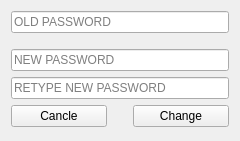
<?xml version="1.0" encoding="UTF-8"?>
<ui version="4.0">
 <class>password_change_win</class>
 <widget class="QWidget" name="password_change_win">
  <property name="geometry">
   <rect>
    <x>0</x>
    <y>0</y>
    <width>240</width>
    <height>141</height>
   </rect>
  </property>
  <property name="sizePolicy">
   <sizepolicy hsizetype="Fixed" vsizetype="Fixed">
    <horstretch>0</horstretch>
    <verstretch>0</verstretch>
   </sizepolicy>
  </property>
  <property name="maximumSize">
   <size>
    <width>16777215</width>
    <height>500000</height>
   </size>
  </property>
  <property name="windowTitle">
   <string>Change Password</string>
  </property>
  <property name="windowIcon">
   <iconset>
    <normaloff>:/icon/icons/User-Login-48.png</normaloff>:/icon/icons/User-Login-48.png</iconset>
  </property>
  <layout class="QVBoxLayout" name="verticalLayout">
   <item>
    <widget class="QLineEdit" name="old_password_le">
     <property name="echoMode">
      <enum>QLineEdit::Password</enum>
     </property>
     <property name="placeholderText">
      <string>OLD PASSWORD</string>
     </property>
    </widget>
   </item>
   <item>
    <spacer name="verticalSpacer">
     <property name="orientation">
      <enum>Qt::Vertical</enum>
     </property>
     <property name="sizeType">
      <enum>QSizePolicy::Fixed</enum>
     </property>
     <property name="sizeHint" stdset="0">
      <size>
       <width>20</width>
       <height>10</height>
      </size>
     </property>
    </spacer>
   </item>
   <item>
    <widget class="QLineEdit" name="new_password_le">
     <property name="echoMode">
      <enum>QLineEdit::Normal</enum>
     </property>
     <property name="placeholderText">
      <string>NEW PASSWORD</string>
     </property>
    </widget>
   </item>
   <item>
    <widget class="QLineEdit" name="new_password_01_le">
     <property name="echoMode">
      <enum>QLineEdit::Normal</enum>
     </property>
     <property name="placeholderText">
      <string>RETYPE NEW PASSWORD</string>
     </property>
    </widget>
   </item>
   <item>
    <layout class="QHBoxLayout" name="horizontalLayout">
     <item>
      <widget class="QPushButton" name="cacnle_pb">
       <property name="sizePolicy">
        <sizepolicy hsizetype="MinimumExpanding" vsizetype="Fixed">
         <horstretch>0</horstretch>
         <verstretch>0</verstretch>
        </sizepolicy>
       </property>
       <property name="text">
        <string>Cancle</string>
       </property>
       <property name="icon">
        <iconset>
         <normaloff>:/icon/icons/Logout-48.png</normaloff>:/icon/icons/Logout-48.png</iconset>
       </property>
       <property name="iconSize">
        <size>
         <width>16</width>
         <height>16</height>
        </size>
       </property>
      </widget>
     </item>
     <item>
      <spacer name="horizontalSpacer">
       <property name="orientation">
        <enum>Qt::Horizontal</enum>
       </property>
       <property name="sizeType">
        <enum>QSizePolicy::Preferred</enum>
       </property>
       <property name="sizeHint" stdset="0">
        <size>
         <width>20</width>
         <height>20</height>
        </size>
       </property>
      </spacer>
     </item>
     <item>
      <widget class="QPushButton" name="change_pb">
       <property name="sizePolicy">
        <sizepolicy hsizetype="MinimumExpanding" vsizetype="Fixed">
         <horstretch>0</horstretch>
         <verstretch>0</verstretch>
        </sizepolicy>
       </property>
       <property name="text">
        <string>Change</string>
       </property>
       <property name="icon">
        <iconset>
         <normaloff>:/icon/icons/Login-01-48.png</normaloff>:/icon/icons/Login-01-48.png</iconset>
       </property>
      </widget>
     </item>
    </layout>
   </item>
  </layout>
 </widget>
 <tabstops>
  <tabstop>new_password_01_le</tabstop>
  <tabstop>change_pb</tabstop>
  <tabstop>cacnle_pb</tabstop>
 </tabstops>
 <resources>
  <include location="res.qrc"/>
  <include location="login.qrc"/>
 </resources>
 <connections/>
</ui>
